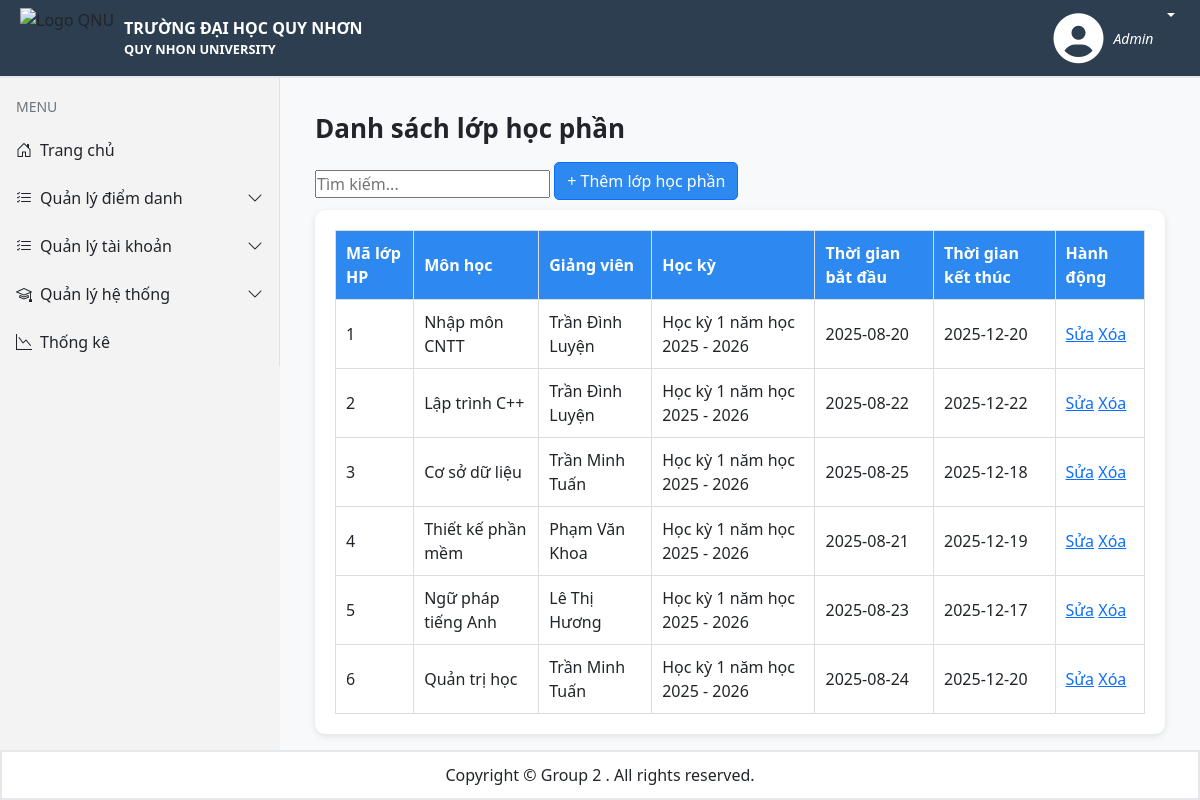
/Admin/QuanLyDiemDanh/LopHocPhan (signed in), run on an earlier commit of the app's database.
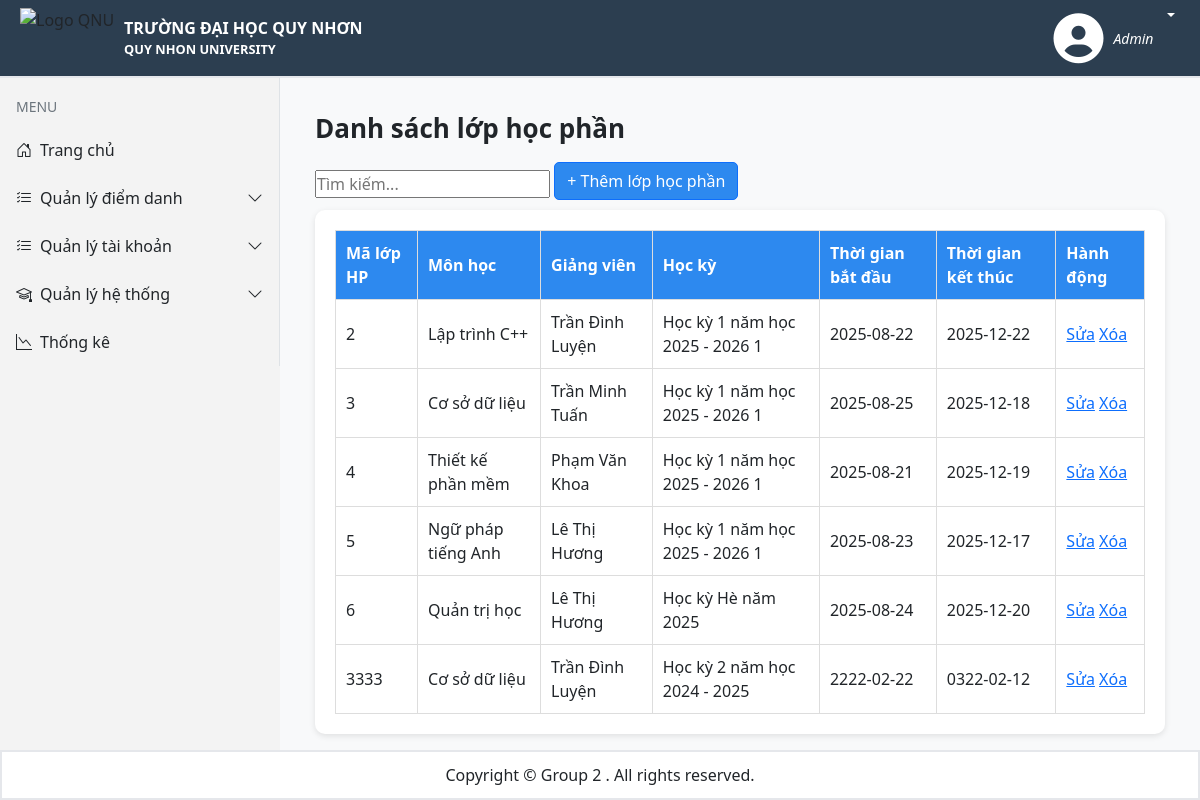
And on a later commit of the database.
### tables this page shows
CREATE TABLE IF NOT EXISTS `lophp` (
  `MaLHP` int NOT NULL,
  `MaMonHoc` varchar(10) DEFAULT NULL,
  `MaGV` int DEFAULT NULL,
  `MaHK` varchar(10) DEFAULT NULL,
  `ThoiGianBatDau` date DEFAULT NULL,
  `ThoiGianKetThuc` date DEFAULT NULL,
  PRIMARY KEY (`MaLHP`),
  KEY `MaMonHoc` (`MaMonHoc`),
  KEY `MaGV` (`MaGV`),
  KEY `MaHK` (`MaHK`)
);

CREATE TABLE IF NOT EXISTS `monhoc` (
  `MaMonHoc` varchar(10) NOT NULL,
  `TenMonHoc` varchar(100) DEFAULT NULL,
  `SoTC` int DEFAULT NULL,
  `KhoaPhuTrach` varchar(10) DEFAULT NULL,
  PRIMARY KEY (`MaMonHoc`),
  KEY `KhoaPhuTrach` (`KhoaPhuTrach`)
);

CREATE TABLE IF NOT EXISTS `hocky` (
  `MaHK` varchar(10) NOT NULL,
  `TenHK` varchar(100) DEFAULT NULL,
  `ThoiGianBatDau` date DEFAULT NULL,
  `ThoiGianKetThuc` date DEFAULT NULL,
  PRIMARY KEY (`MaHK`)
);

### app/Controllers/BaseController.php (called while the page is built, shortened)
<?php
require_once __DIR__ . '/../Config/database.php';
require_once __DIR__ . '/../Models/LopHP.php';
class BaseController
{
    protected function renderAdmin($title, $render,$data = [])
    {
        require_once __DIR__ . "/../Views/layout.php";
    }
}

### app/Controllers/AdminController.php (called while the page is built, shortened)
<?php
    require_once __DIR__ . '/BaseController.php';
    class AdminController extends BaseController
    {
        public function showQlLopHocPhan()
        {
            $listLopHP = (new LopHP())->getAllLopHP();
            $this->renderAdmin("Quản lý lớp học phần", "lop-hoc-phan.php", ['listLopHP' => $listLopHP]);
        }
    }
?>

### app/Models/LopHP.php (called while the page is built, shortened)
<?php
    class LopHP
    {
        private $conn;
        public function __construct()
        {
           require_once __DIR__ . "/../Config/database.php";
           $this->conn = Database::getConnection();
        }
        public function getAllLopHP()
        {
            $sql = "SELECT MaLHP, MonHoc.TenMonHoc, CONCAT(account.Ho, ' ', account.Ten) AS TenGiangVien
            , HocKy.TenHK, LopHP.ThoiGianBatDau, LopHP.ThoiGianKetThuc
             FROM LopHP JOIN MonHoc ON LopHP.MaMonHoc = MonHoc.MaMonHoc
            JOIN GiangVien ON LopHP.MaGV = GiangVien.MaGV
            JOIN account ON GiangVien.MaGV = account.UserID
            JOIN HocKy ON LopHP.MaHK = HocKy.MaHK
            ORDER BY LopHP.MaLHP ASC";
            $stmt = $this->conn->prepare($sql);
            $data = [];
            $stmt->execute();
            $result = $stmt->get_result();
            if($result->num_rows > 0)
            {
                while($row = $result->fetch_assoc())
                {
                    $data[] = $row;
                }
                return $data;
            }
            else
                return NULL;
        }
    }
?>

### app/Config/database.php (called while the page is built, shortened)
<?php
class Database
{
    private static $servername = "localhost";
    private static $username = "root";
    private static $password = "";
    private static $dbname = "diemdanhonline";
    private static $conn = null;
    public static function getConnection()
    {
        if (self::$conn === null) {
            self::$conn = new mysqli(self::$servername, self::$username, self::$password, self::$dbname);
        }
        return self::$conn;
    }
}
?>

### app/Views/Admin/lop-hoc-phan.php (the view, shortened to what this page needs)
<!DOCTYPE html>
<html lang="vi">
<head>
    <link rel="stylesheet" href="public/assets/css/admin.css">
</head>
<body>
    <div class="wrapper">
        <main class="content">
            <h1 class="page-title">Danh sách lớp học phần</h1>
            <input type="text" id="searchInput" placeholder="Tìm kiếm..." onkeyup="searchLHP()">
            <a href="Admin/QuanLyDiemDanh/LopHocPhan/ThemLopHP" class="btn btn-primary" style="margin-bottom:10px;">+ Thêm lớp học phần</a>
            <div class="table-box">
                <table>
                    <thead>
                        <tr>
                            <th>Mã lớp HP</th>
                            <th>Môn học</th>
                            <th>Giảng viên</th>
                            <th>Học kỳ</th>
                            <th>Thời gian bắt đầu</th>
                            <th>Thời gian kết thúc</th>
                            <th>Hành động</th>
                        </tr>
                    </thead>
                    <tbody id="lhp-table">
                        <?php foreach($data['listLopHP'] as $lhp): ?>
                            <tr>
                            <td><?= htmlspecialchars($lhp['MaLHP']) ?></td>
                            <td><?= htmlspecialchars($lhp['TenMonHoc']) ?></td>
                            <td><?= htmlspecialchars($lhp['TenGiangVien']) ?></td>
                            <td><?= htmlspecialchars($lhp['TenHK']) ?></td>
                            <td><?= htmlspecialchars($lhp['ThoiGianBatDau']) ?></td>
                            <td><?= htmlspecialchars($lhp['ThoiGianKetThuc']) ?></td>
                            <td>
                                <a href="Admin/QuanLyDiemDanh/LopHocPhan/SuaLopHP?MaLop=<?= htmlspecialchars($lhp['MaLHP']) ?>">Sửa</a>
                                <a href="Admin/QuanLyDiemDanh/LopHocPhan/XoaLopHP?MaLop=<?= htmlspecialchars($lhp['MaLHP']) ?>">Xóa</a>
                            </td>
                        </tr>
                        <?php endforeach; ?>
                    </tbody>
                </table>
            </div>
        </main>
    </div>
</body>
</html>

### index.php (shortened to what this page needs)
<?php
$requestPath = parse_url($_SERVER['REQUEST_URI'], PHP_URL_PATH);
$requestPath = '/' . ltrim($requestPath, '/');
require_once __DIR__ . "/app/Controllers/AdminController.php";
require_once __DIR__ . "/app/Controllers/AccountController.php";
require_once __DIR__ . "/app/Controllers/BaseController.php";
$adminController   = new AdminController($pdo);
switch ($requestPath)
{
    case "/Admin/QuanLyDiemDanh/LopHocPhan":
        $adminController->showQlLopHocPhan();
        break;
}
?>

### app/Views/layout.php (shortened to what this page needs)
<!DOCTYPE html>
<html lang="en">
<head>
    <link rel="stylesheet" href="./public/assets/css/header.css">
    <link rel="stylesheet" href="./public/assets/css/footer.css">
    <link href="https://cdn.jsdelivr.net/npm/bootstrap@5.0.2/dist/css/bootstrap.min.css" rel="stylesheet">
    <link rel="stylesheet" href="./public/assets/css/layout.css">
</head>
<body>
    <header>
        <?php include __DIR__ . "/partials/header.php" ?>
    </header>
    <div class="main">
        <div class="menubars">
            <?php include __DIR__ . "/partials/menubar.php" ?>
        </div>
        <div class="app">
            <?php include $render ?>
        </div>
    </div>
    <footer>
        <?php include __DIR__ . "/partials/footer.php" ?>
    </footer>
</body>
</html>

### app/Views/partials/header.php (shortened to what this page needs)
<header class="qnu-header">
  <div class="qnu-header-left">
    <img src="https://www.qnu.edu.vn/Resources/assets/QNUNew/images/logo/logo_QNU_white.png" alt="Logo QNU" class="qnu-logo" />
    <div class="qnu-text">
      <p class="vn">TRƯỜNG ĐẠI HỌC QUY NHƠN</p>
      <p class="en">QUY NHON UNIVERSITY</p>
    </div>
  </div>
  <div class="qnu-header-right dropdown">
    <div class="qnu-header-toggle dropdown-toggle" data-bs-toggle="dropdown" aria-expanded="false" role="button" style="cursor: pointer;">
      <i class="fa fa-user-circle"></i>
      <div class="user-info">
        <span class="rolename">
          <?php
            if ($_SESSION['Role'] == 1)
              echo "Sinh viên";
            else if($_SESSION['Role'] == 2)
              echo "Giảng viên";
            else if($_SESSION['Role'] == 3)
              echo "Admin";
            else
              echo "Who????";
          ?>
        </span>
      </div>
    </div>
  </div>
</header>

### app/Views/partials/menubar.php (shortened to what this page needs)
<!doctype html>
<html lang="vi">
<head>
  <link href="https://cdn.jsdelivr.net/npm/bootstrap@5.3.3/dist/css/bootstrap.min.css" rel="stylesheet">
  <link href="https://cdn.jsdelivr.net/npm/bootstrap-icons@1.11.3/font/bootstrap-icons.css" rel="stylesheet">
</head>
<body>
    <aside class="sidebar border-end">
      <div class="p-3 pb-2">
        <span class="section-title small text-secondary text-uppercase">Menu</span>
      </div>
      <?php if($_SESSION['Role'] == 1): ?>
      <div class="list-group list-group-flush">
        <a href="Student/Home" class="list-group-item d-flex align-items-center gap-2">
          <i class="bi bi-house-door"></i> Trang chủ
        </a>
          <a href="Student/LichSuDiemDanh" class="list-group-item d-flex align-items-center gap-2">
          <i class="bi bi-clock-history"></i> Lịch sử điểm danh
        </a>
          <a href="Student/QuetQR" class="list-group-item d-flex align-items-center gap-2">
          <i class="bi bi-qr-code-scan"></i></i> Quét QR
        </a>
      </div>
      <?php elseif($_SESSION['Role'] == 3): ?>
                <div class="list-group list-group-flush">
          <a href="./Admin/Home" class="list-group-item d-flex align-items-center gap-2">
            <i class="bi bi-house-door"></i> Trang chủ
          </a>
              <div>
            <button class="toggle" data-bs-toggle="collapse" data-bs-target="#grpAccounts36" aria-expanded="false">
              <span class="label"><i class="bi bi-list-check"></i>Quản lý điểm danh</span>
              <i class="bi bi-chevron-down chevron"></i>
            </button>
          </div>
          <div>
            <button class="toggle" data-bs-toggle="collapse" data-bs-target="#grpAccounts1" aria-expanded="false">
              <span class="label"><i class="bi bi-list-check"></i>Quản lý tài khoản</span>
              <i class="bi bi-chevron-down chevron"></i>
            </button>
          </div>
          <div>
            <button class="toggle" data-bs-toggle="collapse" data-bs-target="#grpAccounts" aria-expanded="false">
              <span class="label"><i class="bi bi-mortarboard"></i>Quản lý hệ thống</span>
              <i class="bi bi-chevron-down chevron"></i>
            </button>
          </div>
          <a href="Teacher/ThongKeChuyenCan" class="list-group-item d-flex align-items-center gap-2">
            <i class="bi bi-graph-down"></i> Thống kê
          </a>
        </div>
      <?php endif ?>
    </aside>
</body>
</html>

### app/Views/partials/footer.php
<div class="footer-container">
    <label for="">Copyright © Group 2 . All rights reserved.</label>
</div>

### public/assets/css/header.css (style rules this page uses)
.qnu-header { display: flex; justify-content: space-between; align-items: center; background: var(--header-color); padding: 8px 20px; border-bottom: 2px #E5E7EB solid; }
.qnu-header-left { display: flex; align-items: center; gap: 10px; }
.qnu-logo { height: 60px; width: auto; }
.qnu-text .vn { font-size: 1rem; color: white; margin: 0; font-weight: bold; }
.qnu-text .en { font-size: 0.8rem; font-weight: bold; color: white; margin: 0; }
.qnu-header-right { display: flex; align-items: center; gap: 8px; padding: 5px; border-radius: 5px; color: white; font-size: 14px; }
.qnu-header-toggle { display: flex; gap: 10px; }
.qnu-header-right .user-info { display: flex; flex-direction: column; justify-content: center; }
.qnu-header-right i { font-size: 50px; }
.qnu-header-right .rolename { font-style: italic; }

### public/assets/css/footer.css (style rules this page uses)
.footer-container { display: flex; justify-content: center; align-items: center; background-color: white; height: 50px; width: 100%; position: absolute; bottom: 0px; left: 0px; border: 2px #E5E7EB solid; }
.footer-container label { font-size: 1rem; }

### public/assets/css/layout.css (style rules this page uses)
:root { --sidebars-color: #f3f3f3; --header-color: #2c3e50; }
* { padding: 0px; margin: 0px; box-sizing: border-box; }
body { background-color: #F6F8FB; overflow: hidden; }
.main { display: flex; }
.app { overflow-x: scroll; overflow-y: scroll; height: calc(100vh - 100px); width: 100vw; }
.menubars { background: var(--sidebars-color); }

### public/assets/css/admin.css (style rules this page uses)
.wrapper { display: flex; }
.content { flex: 1; padding: 35px; }
.page-title { font-size: 26px; font-weight: bold; margin-bottom: 18px; }
.table-box { background: #fff; padding: 20px; border-radius: 10px; box-shadow: 0 2px 6px rgba(0,0,0,0.1); }
table { width: 100%; border-collapse: collapse; }
table thead { background: #2d89ef; color: white; }
table th, table td { padding: 10px; border: 1px solid #ddd; }
button { cursor: pointer; }
.btn { padding: 6px 12px; background: #2d89ef; color: #fff; border-radius: 5px; text-decoration: none; cursor: pointer; }

### app/Views/partials/menubar.php (style rules this page uses)
:root { --sidebar-width: 280px; }
body { background:#f8f9fa; }
.sidebar { width: var(--sidebar-width); max-height: 100vh; background: var(--sidebars-color); }
.sidebar .list-group-item { border: 0; border-radius: 0; padding: .75rem 1rem; color: #212529; background: transparent; }
.sidebar .toggle { width: 100%; text-align: left; background: transparent; border: 0; padding: .75rem 1rem; display: flex; gap: .5rem; align-items: center; justify-content: space-between; color: #212529; }
.toggle .label { display: inline-flex; gap: .5rem; align-items: center; }
.chevron { transition: transform .2s ease; }

What changed in the data, as far as the page shows it:
removed lophp: MaLHP "1", MaMonHoc.TenMonHoc "Nhập môn CNTT", TenGiangVien "Trần Đình Luyện", MaHK.TenHK "Học kỳ 1 năm học 2025 - 2026", ThoiGianBatDau "2025-08-20", ThoiGianKetThuc "2025-12-20"
changed through a linked row, lophp "Lập trình C++": MaHK.TenHK "Học kỳ 1 năm học 2025 - 2026" → "Học kỳ 1 năm học 2025 - 2026 1"
changed through a linked row, lophp id 3: MaHK.TenHK "Học kỳ 1 năm học 2025 - 2026" → "Học kỳ 1 năm học 2025 - 2026 1"
changed through a linked row, lophp "Thiết kế phần mềm": MaHK.TenHK "Học kỳ 1 năm học 2025 - 2026" → "Học kỳ 1 năm học 2025 - 2026 1"
changed through a linked row, lophp "Ngữ pháp tiếng Anh": MaHK.TenHK "Học kỳ 1 năm học 2025 - 2026" → "Học kỳ 1 năm học 2025 - 2026 1"
changed lophp "Quản trị học": TenGiangVien "Trần Minh Tuấn" → "Lê Thị Hương"; MaHK.TenHK "Học kỳ 1 năm học 2025 - 2026" → "Học kỳ Hè năm 2025"
added lophp: MaLHP "3333", MaMonHoc.TenMonHoc "Cơ sở dữ liệu", TenGiangVien "Trần Đình Luyện", MaHK.TenHK "Học kỳ 2 năm học 2024 - 2025", ThoiGianBatDau "2222-02-22", ThoiGianKetThuc "0322-02-12"
